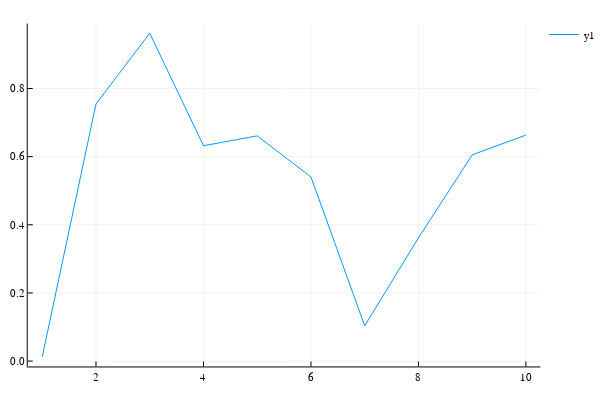

Notebook code cell kept with this figure:
### Code cell
using Plots
#plotly()



# f(x) = ( 1.0 - cos.(x) ) ./ x.^2;

# x = LinRange(0.0, 2*pi, 1000);
# plot(x, f.(x), color="red", linewidth=2.0, linestyle=:dash, 
#     title="\$f(x)=\\frac{1-\\cos(x)}{x^2}\$", legend=false, xlabel="\$x\$")

x=1:10; y=rand(10);
plot(x,y)

### Figure 1 — Plotly figure (JSON) as saved in the notebook; plotly's stock layout.template omitted (floating-point values rounded to 4 significant figures)
{"data": [{"colorbar": {"title": ""}, "hoverinfo": "text", "legendgroup": "y1", "line": {"color": "rgba(0, 154, 250, 1.000)", "dash": "solid", "shape": "linear", "width": 1}, "mode": "lines", "name": "y1", "showlegend": true, "text": [null, null, null, null, null, null, null, null, null, null], "type": "scatter", "x": [1, 2, 3, 4, 5, 6, 7, 8, 9, 10], "xaxis": "x1", "y": [0.01276, 0.7544, 0.9621, 0.6321, 0.6608, 0.5403, 0.1036, 0.3614, 0.6053, 0.6631], "yaxis": "y1", "zmax": 0.1, "zmin": -0.1}], "layout": {"annotations": [], "height": 400, "legend": {"bgcolor": "rgba(255, 255, 255, 1.000)", "bordercolor": "rgba(0, 0, 0, 1.000)", "font": {"color": "rgba(0, 0, 0, 1.000)", "family": "sans-serif", "size": 11}, "tracegroupgap": 0, "x": 1, "y": 1}, "margin": {"b": 20, "l": 0, "r": 0, "t": 20}, "paper_bgcolor": "rgba(255, 255, 255, 1.000)", "plot_bgcolor": "rgba(255, 255, 255, 1.000)", "showlegend": true, "width": 600, "xaxis": {"anchor": "y1", "domain": [0.05101, 0.9934], "gridcolor": "rgba(0, 0, 0, 0.100)", "gridwidth": 0.5, "linecolor": "rgba(0, 0, 0, 1.000)", "mirror": false, "range": [0.73, 10.27], "showgrid": true, "showline": true, "showticklabels": true, "tickangle": 0, "tickcolor": "rgb(0, 0, 0)", "tickfont": {"color": "rgba(0, 0, 0, 1.000)", "family": "sans-serif", "size": 11}, "tickmode": "array", "ticks": "inside", "ticktext": ["2", "4", "6", "8", "10"], "tickvals": [2, 4, 6, 8, 10], "title": "", "titlefont": {"color": "rgba(0, 0, 0, 1.000)", "family": "sans-serif", "size": 15}, "type": "-", "visible": true, "zeroline": false, "zerolinecolor": "rgba(0, 0, 0, 1.000)"}, "yaxis": {"anchor": "x1", "domain": [0.03762, 0.9902], "gridcolor": "rgba(0, 0, 0, 0.100)", "gridwidth": 0.5, "linecolor": "rgba(0, 0, 0, 1.000)", "mirror": false, "range": [-0.01571, 0.9905], "showgrid": true, "showline": true, "showticklabels": true, "tickangle": 0, "tickcolor": "rgb(0, 0, 0)", "tickfont": {"color": "rgba(0, 0, 0, 1.000)", "family": "sans-serif", "size": 11}, "tickmode": "array", "ticks": "inside", "ticktext": ["0.0", "0.2", "0.4", "0.6", "0.8"], "tickvals": [0, 0.2, 0.4, 0.6, 0.8], "title": "", "titlefont": {"color": "rgba(0, 0, 0, 1.000)", "family": "sans-serif", "size": 15}, "type": "-", "visible": true, "zeroline": false, "zerolinecolor": "rgba(0, 0, 0, 1.000)"}}}
